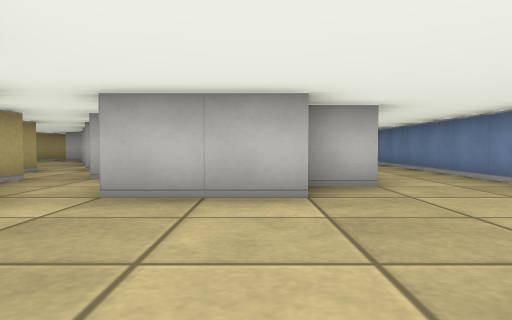
[1] (above)

17 first-person views from a walk through a cub3D level. The camera is about half as high as the walls, tilts 2° down and sees 70° across. The floor is counted in squares. Each view is taken from the middle of a square. On the plan, view 1 faces up. The plan holds only what a view shows up to about 9 squares ahead; the rest is blank.

[2]
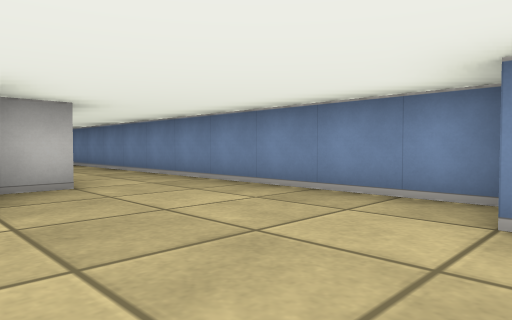

[3]
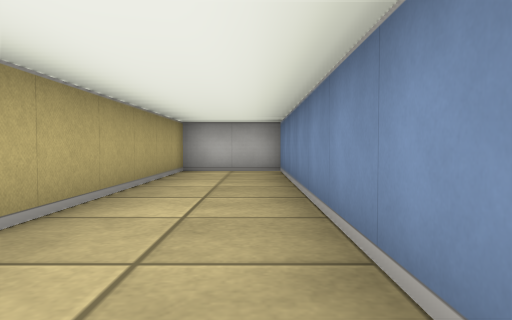

[4]
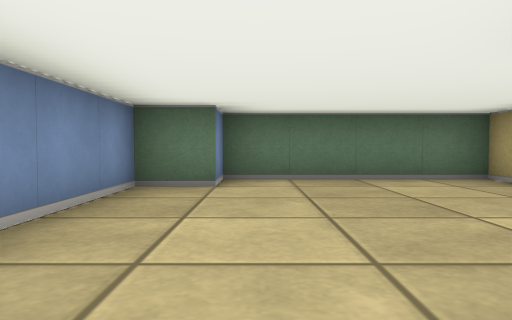

[5]
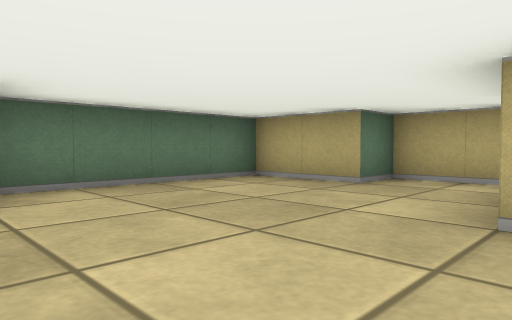

[6]
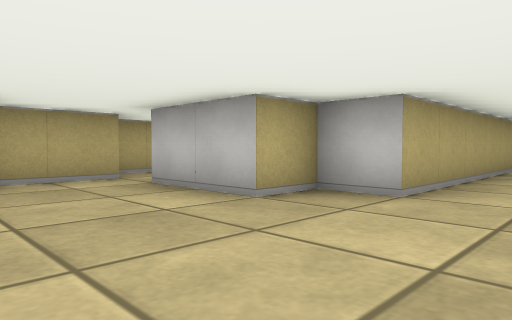

[7]
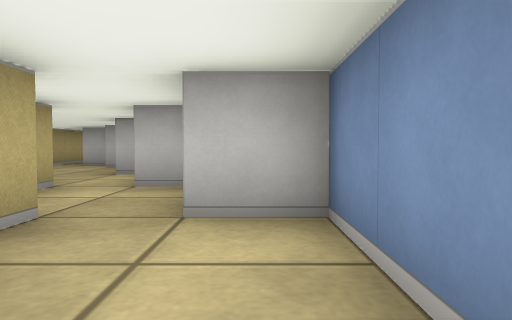

[8]
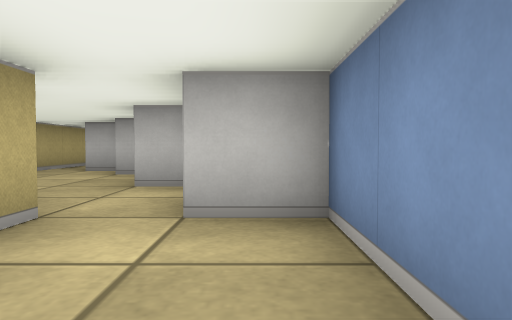

[9]
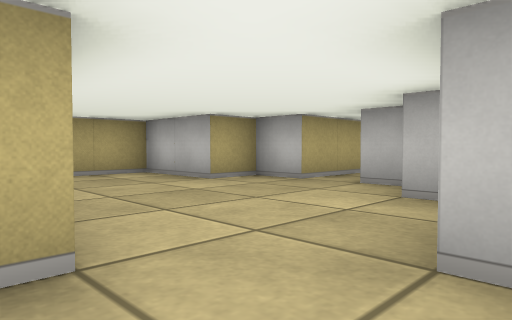

[10]
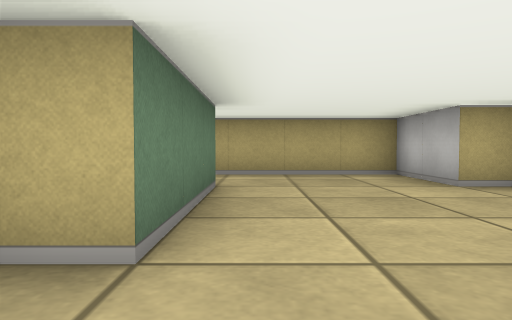

[11]
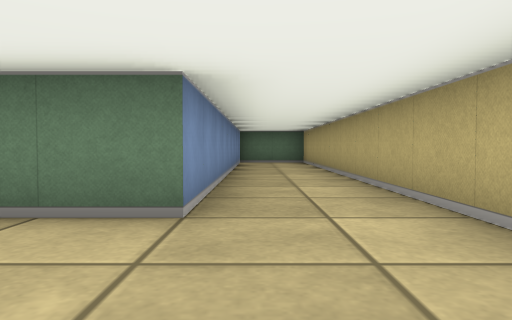

[12]
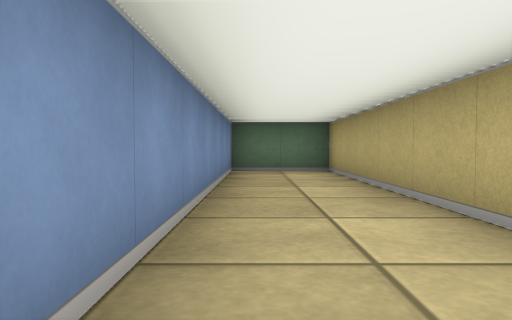

[13]
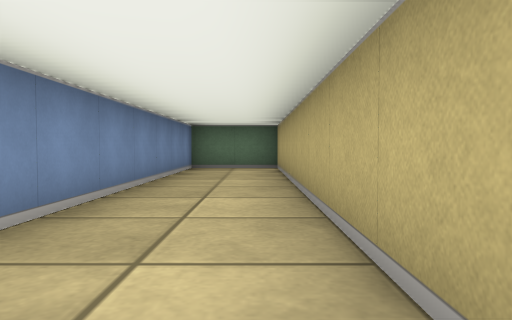

[14]
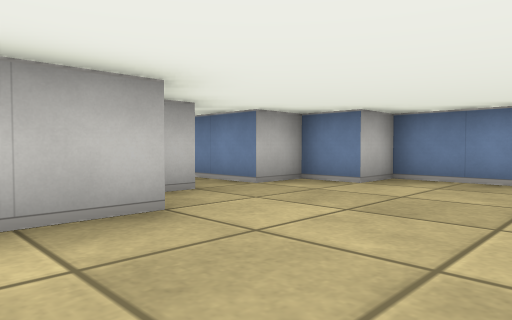

[15]
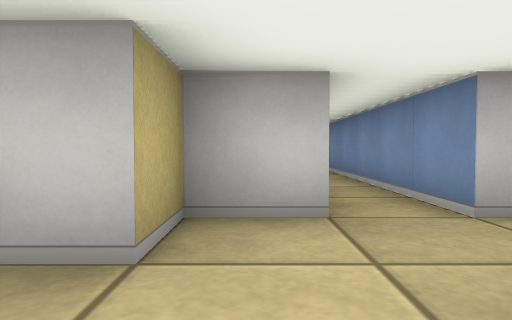

[16]
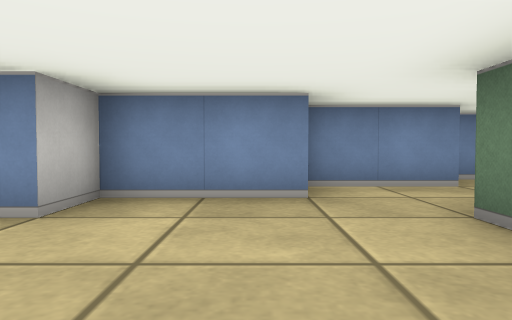

[17]
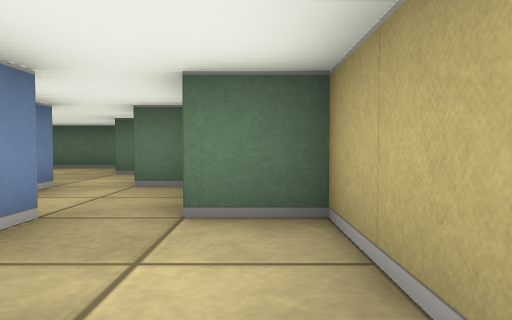

### Floor plan
Ten units are one square. View 1 is at (0, 0); x grows to the right and y downward. Boxes are objects, and circles mark ways between rooms. Rooms are numbered by the first view taken in them; rooms with no view inside come last. Other rooms are left out.
<svg viewBox="-110 -135 150 145">
<path fill="none" stroke="#000" d="M-25 -35 -25 -15 -15 -15 -15 5 25 5 25 -5 35 -5 35 -115 15 -115 15 -45 5 -45 5 -35 -15 -35M-35 -55 -35 -39M-31 -35 -25 -35M-15 -35 -15 -55 -25 -55M-35 -75 -35 -94M-39 -95 -45 -95 -45 -115 -55 -115 -55 -125 -65 -125M-75 -125 -85 -125 -85 -115 -105 -115 -105 5 -85 5 -85 -85 -55 -85 -55 -79M-45 -75 -45 -55 -35 -55M-25 -55 -25 -75 -35 -75"/>
<circle cx="-20" cy="-30" r="3" fill="#2a7"/>
<circle cx="-30" cy="-50" r="3" fill="#2a7"/>
<circle cx="-40" cy="-70" r="3" fill="#2a7"/>
<text x="10" y="-40">1</text>
<text x="-30" y="-50">2</text>
<text x="-90" y="-70">3</text>
<text x="-40" y="-70">4</text>
</svg>
Room 1 opens to room 2. Room 2 opens to room 4. Room 3 opens to room 4.

Where each view was taken, in squares from view 1:
view 1: 0 up, 0 right, facing up
view 2: 0 up, 0 right, facing up-right
view 3: 4 up, 3 right, facing up
view 4: 5 up, 2 right, facing down
view 5: 4 up, 3 right, facing down-left
view 6: 1 up, 3 right, facing up-left
view 7: 3 up, 2 left, facing up
view 8: 5 up, 3 left, facing up
view 9: 8 up, 4 left, facing up-left
view 10: 9 up, 4 left, facing left
view 11: 11 up, 9 left, facing down
view 12: 7 up, 9 left, facing down
view 13: 8 up, 10 left, facing down
view 14: 9 up, 10 left, facing up-right
view 15: 10 up, 8 left, facing up
view 16: 10 up, 8 left, facing right
view 17: 8 up, 4 left, facing down
